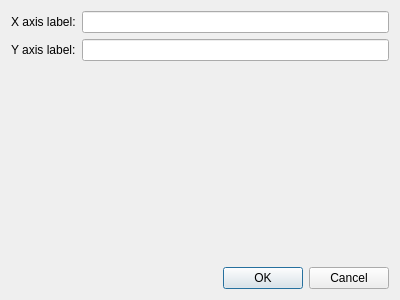
<?xml version="1.0" encoding="UTF-8"?>
<ui version="4.0">
 <class>PlotConfigureDialog</class>
 <widget class="QDialog" name="PlotConfigureDialog">
  <property name="geometry">
   <rect>
    <x>0</x>
    <y>0</y>
    <width>400</width>
    <height>300</height>
   </rect>
  </property>
  <property name="windowTitle">
   <string>Dialog</string>
  </property>
  <layout class="QGridLayout" name="gridLayout">
   <item row="0" column="0">
    <layout class="QFormLayout" name="formLayout">
     <item row="0" column="1">
      <widget class="QLineEdit" name="xAxisLine"/>
     </item>
     <item row="0" column="0">
      <widget class="QLabel" name="label">
       <property name="text">
        <string>X axis label:</string>
       </property>
      </widget>
     </item>
     <item row="1" column="0">
      <widget class="QLabel" name="label_2">
       <property name="text">
        <string>Y axis label:</string>
       </property>
      </widget>
     </item>
     <item row="1" column="1">
      <widget class="QLineEdit" name="yAxisLine"/>
     </item>
    </layout>
   </item>
   <item row="1" column="0">
    <widget class="QDialogButtonBox" name="buttonBox">
     <property name="orientation">
      <enum>Qt::Horizontal</enum>
     </property>
     <property name="standardButtons">
      <set>QDialogButtonBox::Cancel|QDialogButtonBox::Ok</set>
     </property>
    </widget>
   </item>
  </layout>
 </widget>
 <resources/>
 <connections>
  <connection>
   <sender>buttonBox</sender>
   <signal>accepted()</signal>
   <receiver>PlotConfigureDialog</receiver>
   <slot>accept()</slot>
   <hints>
    <hint type="sourcelabel">
     <x>248</x>
     <y>254</y>
    </hint>
    <hint type="destinationlabel">
     <x>157</x>
     <y>274</y>
    </hint>
   </hints>
  </connection>
  <connection>
   <sender>buttonBox</sender>
   <signal>rejected()</signal>
   <receiver>PlotConfigureDialog</receiver>
   <slot>reject()</slot>
   <hints>
    <hint type="sourcelabel">
     <x>316</x>
     <y>260</y>
    </hint>
    <hint type="destinationlabel">
     <x>286</x>
     <y>274</y>
    </hint>
   </hints>
  </connection>
 </connections>
</ui>
